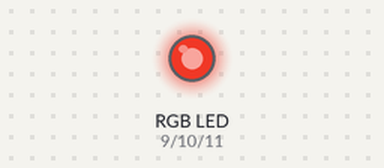
The sketch below on a simulated Arduino Uno, built with avr-gcc and run on an emulated ATmega328P. Parts: an RGB LED mixed from three pins (HIGH = lit).

Above: at 0.1 s.
Timing chart, 0 to 1.6 s (numbered marks = the images above):
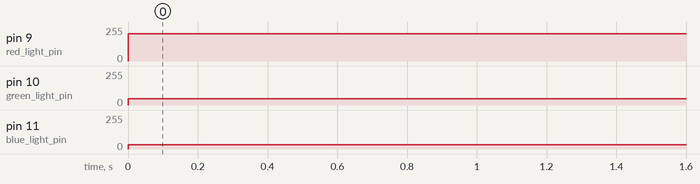

Measured:
- by itself, pin 9 (red_light_pin): 0/255 → 206/255 at 0.00 s
- by itself, pin 10 (green_light_pin): 0/255 → 48/255 at 0.00 s
- by itself, pin 11 (blue_light_pin): 0/255 → 33/255 at 0.00 s

The sketch:

RGBLED.ino
```cpp
int red_light_pin = 9;
int green_light_pin = 10;
int blue_light_pin = 11;

void setup() {
    pinMode(red_light_pin, OUTPUT);
    pinMode(green_light_pin, OUTPUT);
    pinMode(blue_light_pin, OUTPUT);
}

void loop() {
  // put your main code here, to run repeatedly:
    RGB_color(49, 207, 222);

}

void RGB_color (int red_value, int green_value, int blue_value){
    analogWrite(red_light_pin, 255 - red_value);
    analogWrite(green_light_pin, 255 - green_value);
    analogWrite(blue_light_pin, 255 - blue_value);

}
```
